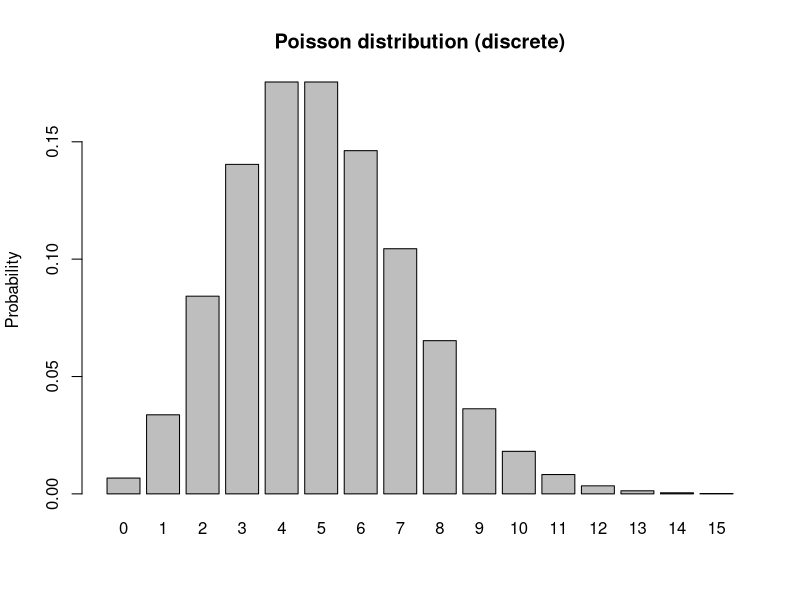
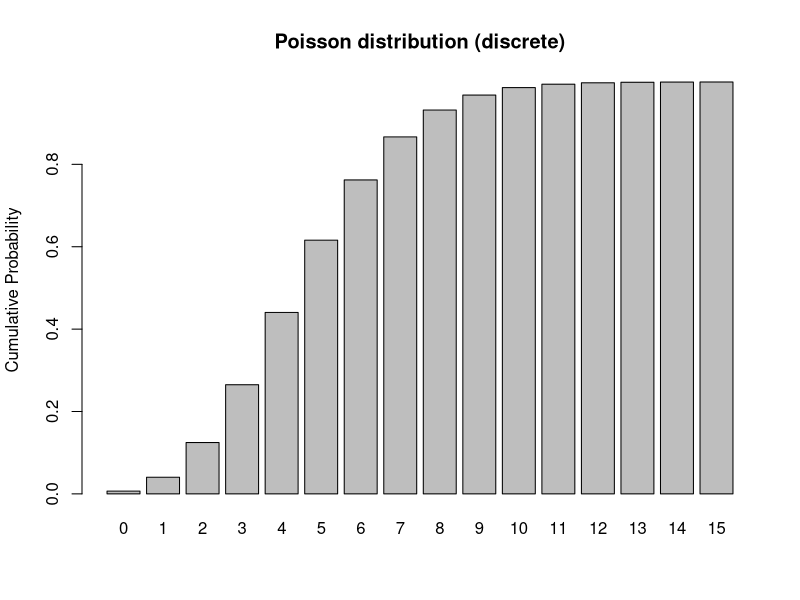
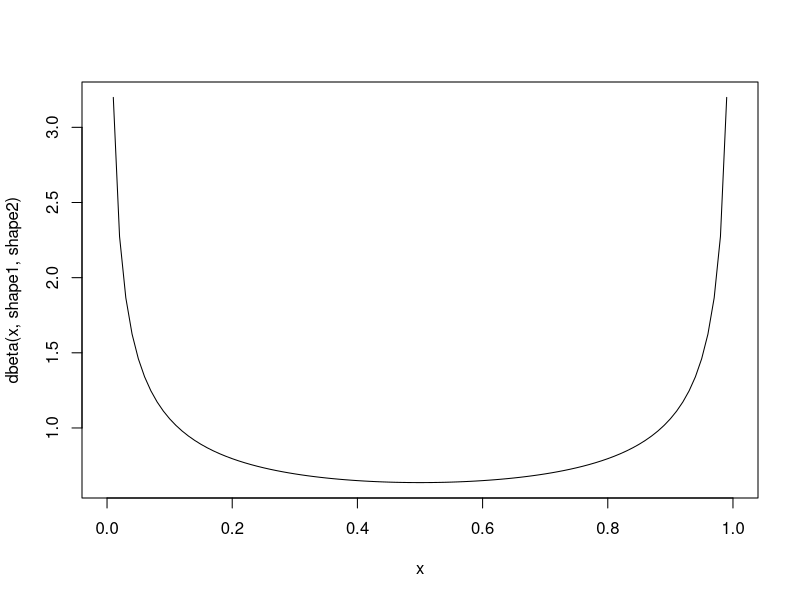
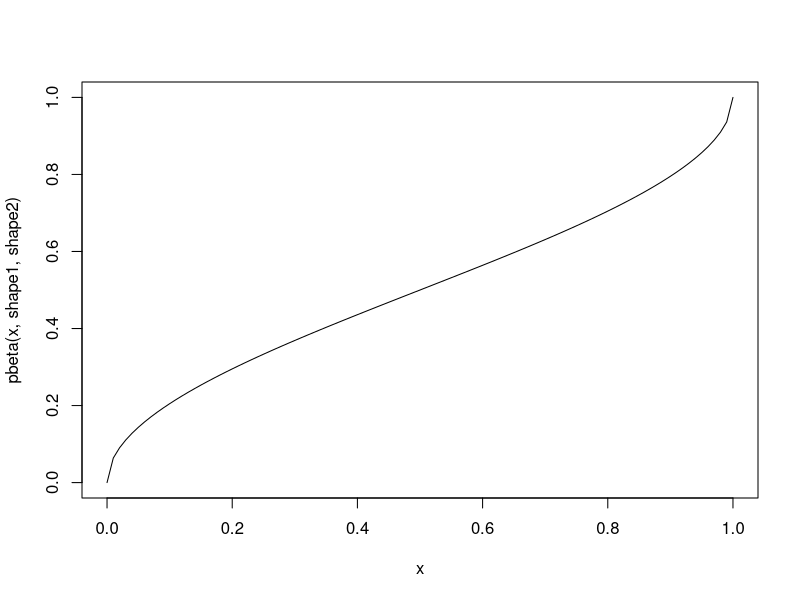
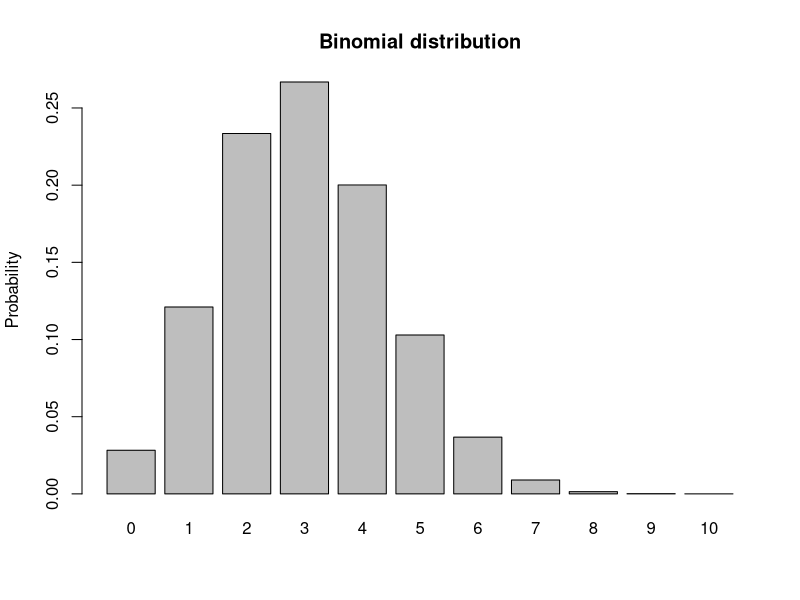
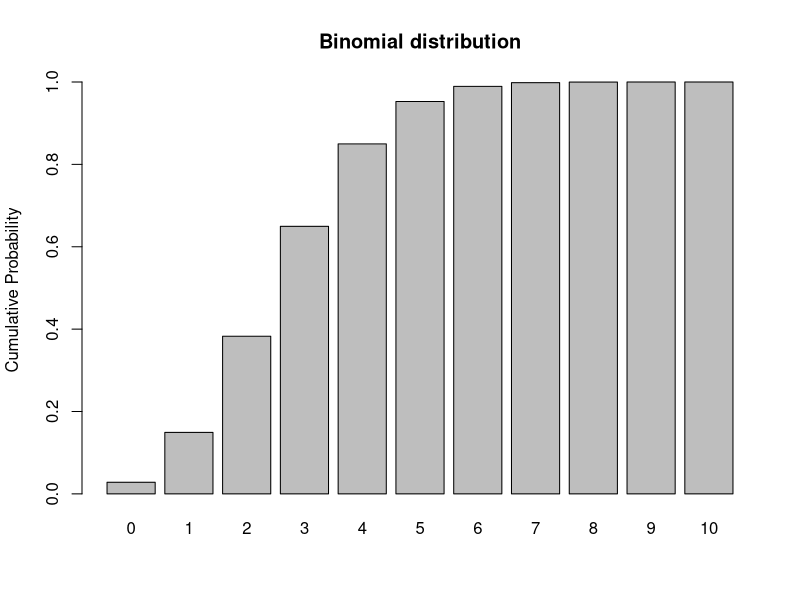
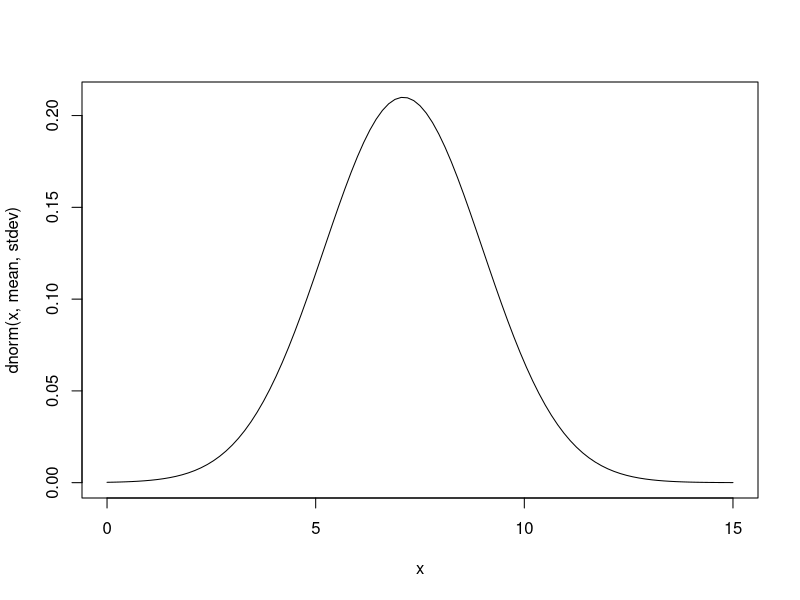
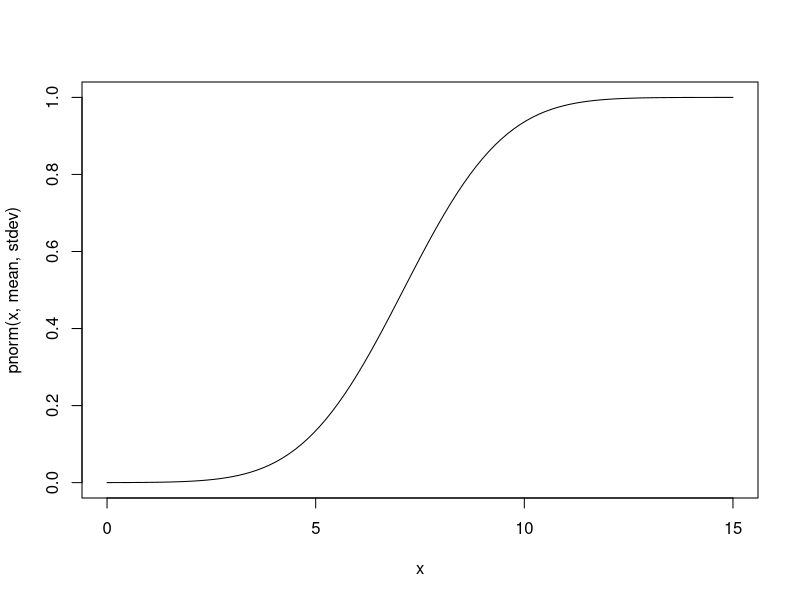

These charts were generated, in order, by the following R code:
## ---- chunk 1
knitr::opts_chunk$set(echo = TRUE, cache = TRUE)
## ---- chunk 2
n_red <- 104
n_blue <- 55
n_green <- 30

allSpheres <- c(n_red,n_blue,n_green)
names(allSpheres) <- c("red","blue","green")

## ---- chunk 3
P_blue <- allSpheres["blue"]/sum(allSpheres)
P_blue

## ---- chunk 4

Prob <- allSpheres/sum(allSpheres)
Prob

## ---- chunk 5
as.numeric( Prob["blue"] + Prob["red"] )
## ---- chunk 6
as.numeric( Prob["blue"] + Prob["red"] + Prob["green"] )
## ---- chunk 7
as.numeric( Prob["blue"] * Prob["red"] )
## ---- chunk 8
as.numeric( (Prob["blue"] * Prob["red"]) + (Prob["red"] * Prob["blue"]) )
## ---- chunk 9
n_red_sphere <- 39
n_blue_sphere <- 76
n_red_cube <- 101
n_blue_cube <- 25

allSpheres <- c(n_red_sphere,n_blue_sphere)
allCubes <- c(n_red_cube,n_blue_cube)
allTypes <- c(allSpheres,allCubes)
allTypes <- matrix(allTypes,nrow=2,ncol=2,byrow=T)
rownames(allTypes) <- c("sphere","cube")
colnames(allTypes) <- c("red","blue")
allTypes

Prob_Shape <- apply(allTypes,1,sum)/sum(allTypes)  # note the 'apply' function
Prob_Shape

Prob_Color <- apply(allTypes,2,sum)/sum(allTypes)
Prob_Color

## ---- chunk 10
Prob_Color["red"]
## ---- chunk 11
as.numeric( Prob_Color["blue"] * Prob_Shape["cube"])  

## ---- chunk 12
(allTypes/sum(allTypes))["cube","blue"]   
## ---- chunk 13
as.numeric( Prob_Color["blue"] + Prob_Shape["cube"])  

## ---- chunk 14
as.numeric( Prob_Color["blue"] + Prob_Shape["cube"] - (Prob_Color["blue"] * Prob_Shape["cube"])  )     # not mutually exclusive
## ---- chunk 15
as.numeric( Prob_Color["blue"] + Prob_Shape["cube"] - (Prob_Color["blue"] * Prob_Shape["cube"])  )  
## ---- chunk 16
(allTypes/sum(allTypes))["cube","blue"] / Prob_Shape["cube"]

## ---- chunk 17
as.numeric( Prob_Color["blue"] * (allTypes/sum(allTypes))["cube","blue"] / Prob_Color["blue"] )

## ---- chunk 18
as.numeric( ((allTypes/sum(allTypes))["cube","blue"] / Prob_Shape["cube"]) * Prob_Shape["cube"] + 
              ((allTypes/sum(allTypes))["sphere","blue"] / Prob_Shape["sphere"]) * Prob_Shape["sphere"]  )
## ---- chunk 19
Prob_Disease <- c(1,999999)     # disease prevalence 
Prob_Disease <- Prob_Disease/sum(Prob_Disease)
names(Prob_Disease) <- c("yes","no")
Prob_Disease
## ---- chunk 20

as.numeric( 1*Prob_Disease["yes"] + 0.01*Prob_Disease["no"] )

## ---- chunk 21
##### Monty Hall simulation code (code by Corey Chivers 2012)
#####################################################
# Simulation of the Monty Hall Problem
# Demonstrates that switching is always better
# than staying with your initial guess
#
# Corey Chivers, 2012
#####################################################
 
monty<-function(strat='stay',N=1000,print_games=TRUE){
  doors<-1:3 #initialize the doors behind one of which is a good prize
  win<-0 #to keep track of number of wins
  
  for(i in 1:N){
    prize<-floor(runif(1,1,4)) #randomize which door has the good prize
    guess<-floor(runif(1,1,4)) #guess a door at random
    
    ## Reveal one of the doors you didn't pick which has a bum prize
    if(prize!=guess)
      reveal<-doors[-c(prize,guess)]
    else
      reveal<-sample(doors[-c(prize,guess)],1)
    
    ## Stay with your initial guess or switch
    if(strat=='switch')
      select<-doors[-c(reveal,guess)]
    if(strat=='stay')
      select<-guess
    if(strat=='random')
      select<-sample(doors[-reveal],1)
    
    ## Count up your wins
    if(select==prize){
      win<-win+1
      outcome<-'Winner!'
    }else
      outcome<-'Loser!'
    
    if(print_games)
      cat(paste('Guess: ',guess,
          '\nRevealed: ',reveal,
          '\nSelection: ',select,
          '\nPrize door: ',prize,
          '\n',outcome,'\n\n',sep=''))
  }
  cat(paste('Using the ',strat,' strategy, your win percentage was ',win/N*100,'%\n',sep='')) #Print the win percentage of your strategy
}

## ---- chunk 22
monty(strat="stay",print_games=FALSE)

## ---- chunk 23
mean <- 5
rpois(10,mean)    # the random numbers have no decimal component

             # plot a discrete distribution!
xvals <- seq(0,15,1)
probs <- dpois(xvals,lambda=mean)
names(probs) <- xvals
               
barplot(probs,ylab="Probability",main="Poisson distribution (discrete)")

barplot(cumsum(probs),ylab="Cumulative Probability",main="Poisson distribution (discrete)")   # cumulative distribution

sum(probs)   # just to make sure it sums to 1!  Does it??? 

## ---- chunk 24

shape1 = 0.5
shape2 = 0.5

rbeta(10,shape1,shape2)

curve(dbeta(x,shape1,shape2))   # probability density

curve(pbeta(x,shape1,shape2))   # cumulative distribution

integrate(f=dbeta,lower=0,upper=1,shape1=shape1,shape2=shape2)    # just to make sure it integrates to 1!!

## ---- chunk 25
size <- 10
prob <- 0.3
rbinom(10,size,prob)

xvals <- seq(0,size,1)
probs <- dbinom(xvals,size,prob)
names(probs) <- xvals
               
barplot(probs,ylab="Probability",main="Binomial distribution")

barplot(cumsum(probs),ylab="Cumulative Probability",main="Binomial distribution")   # cumulative distribution

sum(probs)   # just to make sure it sums to 1!  Does it???
## ---- chunk 26
mean = 7.1
stdev = 1.9

rnorm(10,mean,stdev)

curve(dnorm(x,mean,stdev),0,15)   # probability density

curve(pnorm(x,mean,stdev),0,15)   # cumulative distribution

integrate(f=dnorm,lower=-Inf,upper=Inf,mean=mean,sd=stdev)    # just to make sure it integrates to 1!!
